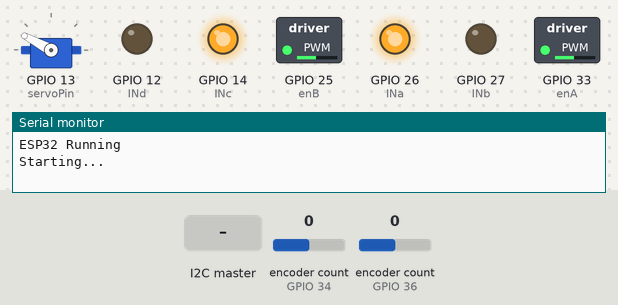
This sketch was run on a simulated ESP32. On the bench: servo, switched loads named in the sketch (green lamp = pin HIGH), output pins drawn as LEDs (lit = HIGH), the last lines printed to the serial monitor. The inputs (shaded band) are chosen by the test bench; at power-on: encoder count (sensors on GPIO 34, GPIO 36) 0. Servo pulses on a pin are drawn as a servo (544–2400 µs = 0–180°).

Above: at 5.6 s.
5.7 s: the I2C master sends the byte 5
At 6.5 s:
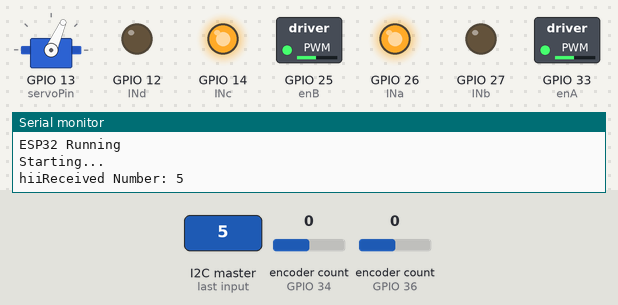
7.2 s: the I2C master sends the byte 90
At 7.9 s:
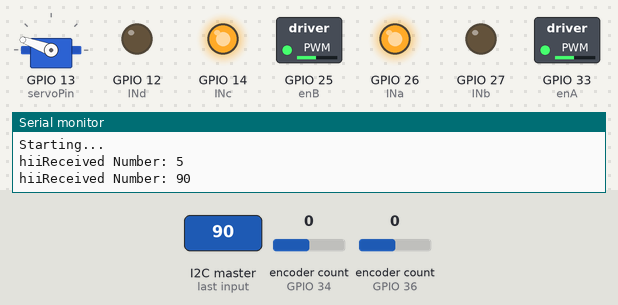
8.7 s: the I2C master sends the byte 200
At 9.3 s:
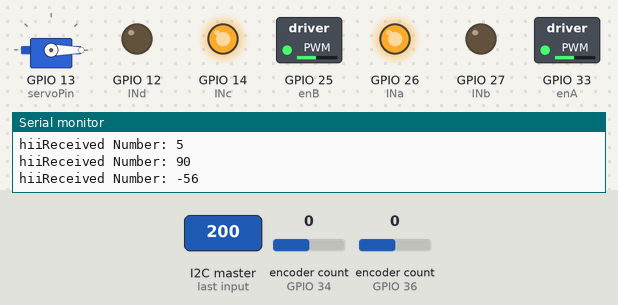
Timing chart, 0 to 11.7 s (numbered marks = the images above; inputs shaded):
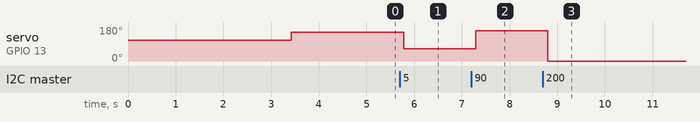

Measured:
- after the input at 5.7 s, servo on GPIO 13 (servoPin): 152° → 66° after 0.08 s
- after the input at 7.2 s, servo on GPIO 13 (servoPin): 66° → 160° after 0.09 s
- after the input at 8.7 s, servo on GPIO 13 (servoPin): 160° → 0° after 0.10 s

The sketch:

EEEBOTMAIN_SLAVE_LINEFOLLOWING_CV.ino
```cpp
#include <ESP32Encoder.h>
#include <stdio.h>
#include <stdlib.h>
#include <Wire.h>

#define enA 33  //EnableA command line - should be a PWM pin
#define enB 25   //EnableB command line - should be a PWM pin

//name the motor control pins - replace the CHANGEME with your pin number, digital pins do not need the 'D' prefix whereas analogue pins need the 'A' prefix
#define INa 26  //Channel A direction
#define INb 27  //Channel A direction
#define INc 14  //Channel B direction
#define INd 12  //Channel B direction

byte speedSetting = 120;   //initial speed = 0

// setting PWM properties
const int freq = 2000;
const int servoFrequency = 50;
const int ledChannela = 0;
const int ledChannelb = 1;
const int servoChannel = 2;
const int resolution = 8;
const int servoResolution = 12;

//Servo Value recordings
//Middle = 310
//Max right = 520
//Max Left = 100
int servoPin = 13;
float steeringAngle;  // variable to store the servo position

ESP32Encoder encoder1;
ESP32Encoder encoder2;

// timer and flag for example, not needed for encoders
unsigned long encoder2lastToggled;
bool encoder2Paused = false;

//Encoder position
float newPosition;
//what step of parking is completed
int parked = 0;
//I2C Message
char message;
char encoderBuffer[7];

int targetAngle = 83;

//encodes 0-180 to 100-520 range that was found for the servo.
void changeSteeringAngle(float angle){ // 83 middle 53 left 113
  constrain(angle, 61, 105);
  steeringAngle = (angle * 2.33) + 240;
  ledcWrite(servoChannel, steeringAngle);
    // Serial.print("Steering Angle: ");
    // Serial.println(abs(steeringAngle));
}

void wiggle(int wiggleno){
  for (int i=0; i < wiggleno; i++){
    changeSteeringAngle(45);
    delay(300);
    changeSteeringAngle(135);
    delay(300);
  }
}

void straight(){
  changeSteeringAngle(83);
}


void checkEncoders(){
  //ENCODER CODE
  newPosition = ((encoder1.getCount() / 2)+(encoder2.getCount() / 2))/2 ;
  // Serial.println(newPosition);
}

void checkEncoder1(){
  //ENCODER CODE
  newPosition = (encoder1.getCount() / 2);
  Serial.println(newPosition);
}

void checkEncoder2(){
  //ENCODER CODE
  newPosition = (encoder2.getCount() / 2);
  Serial.println(newPosition);
}


// Remember that the checkEncoders is an average between the two, so distance can be different give a non centred eDifferential.
void goDistance(float distance){
  checkEncoders();
  float tempPosition = newPosition;
  while (abs(newPosition - tempPosition) < distance){
    checkEncoders();
    Serial.print("\nTarget Position: ");
    Serial.print(tempPosition);
    Serial.print("\nCurrent Position: ");
    Serial.print(newPosition);
    delay(50);
  }
}

void edifferential(float angle){ // Takes value between 0-1 and translates that to ratio of left motor speed to right motor speed.
  float leftspeed, rightspeed;
  if (angle < 0.5){
    leftspeed = angle * speedSetting * 2;
    rightspeed = speedSetting;
  } else {
    rightspeed = (1 - angle) * speedSetting * 2;
    leftspeed = speedSetting;
  }
  motors(leftspeed, rightspeed);
}

void motors(int leftSpeed, int rightSpeed) {
  //set individual motor speed
  //direction is set separately
  ledcWrite(ledChannela, leftSpeed);
  ledcWrite(ledChannelb, rightSpeed);
  delay(25);
}

void goForwards() {
  digitalWrite(INa, HIGH);
  digitalWrite(INb, LOW);
  digitalWrite(INc, HIGH);
  digitalWrite(INd, LOW);
}

void goBackwards() {
  digitalWrite(INa, LOW);
  digitalWrite(INb, HIGH);
  digitalWrite(INc, LOW);
  digitalWrite(INd, HIGH);
}

void stopMotors() {
  digitalWrite(INa, LOW);
  digitalWrite(INb, LOW);
  digitalWrite(INc, LOW);
  digitalWrite(INd, LOW);
}

// input steering angle manually through the serial monitor.
void inputSteeringAngle(){
  steeringAngle = Serial.parseInt();
  if (steeringAngle >1){
    changeSteeringAngle(steeringAngle);
  }
}

void receiveEvent(int numBytes){
  Serial.print("hii");
  //Set Up Vars
  int receive_int=0;
  int count=0;

  //We'll recieve one byte at a time. Stop when none left
  while(Wire.available())
  {
    char c = Wire.read();    // receive a byte as character
    //Create Int from the Byte Array
    receive_int = c << (8 * count) | receive_int;
    count++;
  }
  targetAngle = receive_int;
  //Print the Int out.
  Serial.print("Received Number: ");
  Serial.println(receive_int);
}

void requestEvent() { // Writing Encoder values to the master ESP32.
  Serial.println("request evented");
  checkEncoders();
  dtostrf(newPosition, 7, 2, encoderBuffer);
  Wire.write(encoderBuffer);
}


void setup() {
  // put your setup code here, to run once:
  pinMode(INa, OUTPUT);
  pinMode(INb, OUTPUT);
  pinMode(INc, OUTPUT);
  pinMode(INd, OUTPUT);
  // pinMode(enA, OUTPUT);
  // pinMode(enB, OUTPUT);  //if defining some pins as PWM, DON'T set them as OUTPUT!

  // configure LED PWM functionalitites
  ledcSetup(ledChannela, freq, resolution);
  ledcSetup(ledChannelb, freq, resolution);
  ledcSetup(servoChannel, servoFrequency, servoResolution); //servo setup on PWM2, 50Hz, 12-bit (0-4096)

  //attach the channel to the GPIO to be controlled

  ledcAttachPin(enA, ledChannela);
  ledcAttachPin(enB, ledChannelb);
  ledcAttachPin(servoPin, servoChannel);

  //Setup I2C with other ESP32
  Wire.begin(0x04);             // join i2c bus with address 8
  Wire.onReceive(receiveEvent); // create a receive event
  // Wire.onRequest(requestEvent); // create a request event

  //initialise Serial Communication
  Serial.begin(9600);
  Serial.println("ESP32 Running");  //sanity Check
  encoder1.attachHalfQuad ( 36, 39 );
  encoder1.setCount ( 0 );
  encoder2.attachHalfQuad ( 34, 35 );
  encoder2.setCount ( 0 );
  goForwards();
  //setup the steering angle
  delay(100);
  wiggle(3);
  delay(1500);
  motors(speedSetting, speedSetting);  //make a call to the 'motors' function and provide it with a value for each of the 2 motors - can be different for each motor - using same value here for expedience
  Serial.println("Starting...");
  straight();
  delay(1000);
}

/*void bomb(){
  speedSetting = 20;
  for (int i = 500; i)
}*/

void loop() {
  checkEncoders();
  changeSteeringAngle(targetAngle);
  delay(50);
}
```
